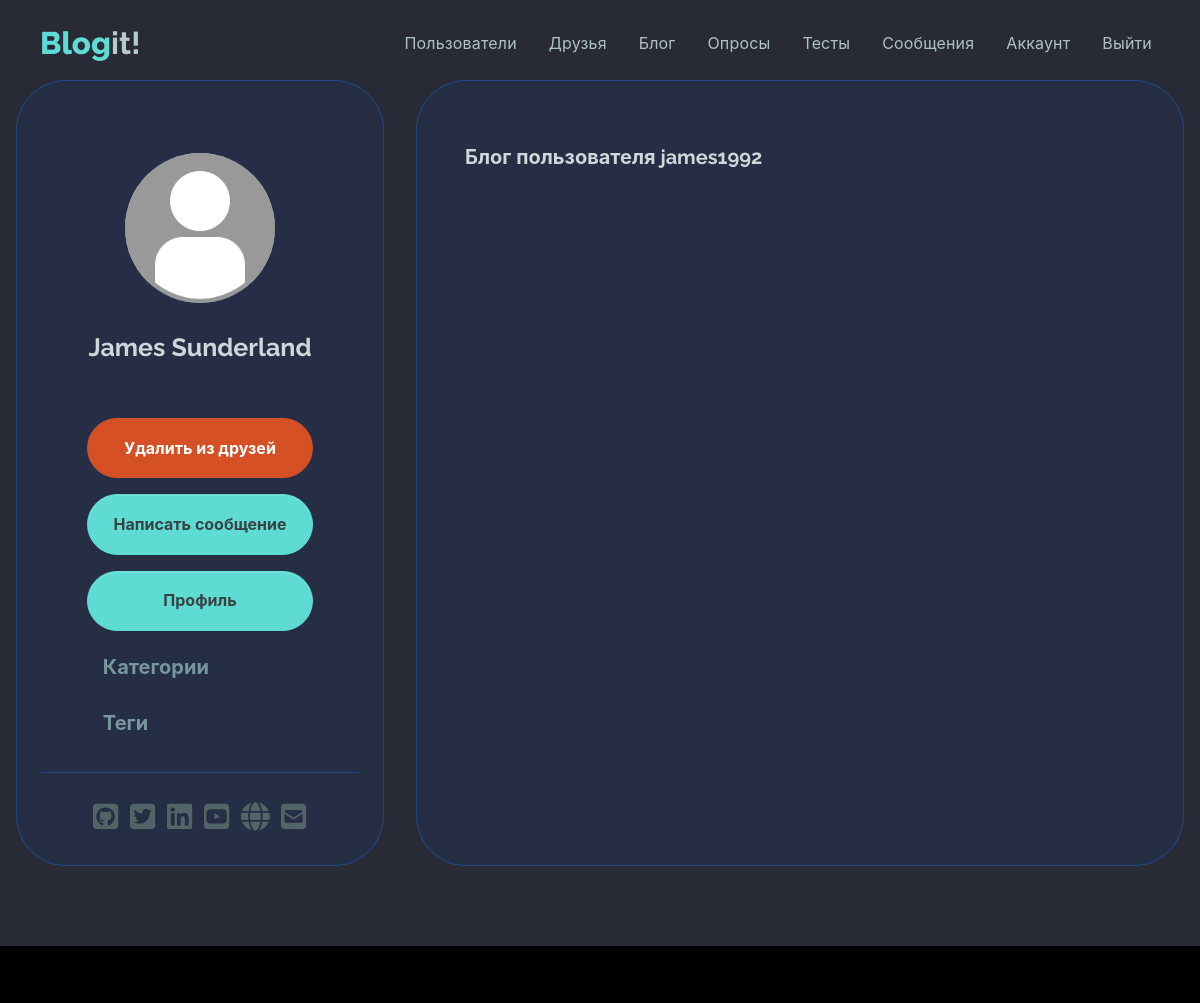
/blog/james1992/ (signed in), run on the app's committed database.
### users/models.py (models this page shows, shortened)
class Profile(models.Model):
    user = models.OneToOneField(User, on_delete=models.CASCADE)
    name = models.CharField(max_length=50, blank=True, null=True)
    email = models.EmailField(max_length=50,  blank=True, null=True)
    username = models.CharField(max_length=50, blank=True, null=True)
    summary = models.CharField(max_length=100, blank=True, null=True)
    city = models.CharField(max_length=20, blank=True, null=True)
    profession = models.CharField(max_length=50, blank=True, null=True)
    about = models.TextField(blank=True, null=True)
    image = models.ImageField(null=True, blank=True, upload_to='profile_images', default='profile_images/default.jpg')
    github = models.CharField(max_length=100, default='https://github.com')
    twitter = models.CharField(max_length=100,  default='https://twitter.com')
    linkedin = models.CharField(max_length=100, default='https://linkedin.com')
    youtube = models.CharField(max_length=100, default='https://youtube.com')
    website = models.CharField(max_length=100, default='https://mysite.com')
    created = models.DateTimeField(auto_now_add=True)
    follows = models.ManyToManyField('self', related_name='followed_by', symmetrical=False, blank=True)
    class Meta:
        ordering = ['created']
        verbose_name = 'Профиль'
        verbose_name_plural = 'Профили'

### blog/views.py (the view)
# urls.py: path('blog/<str:username>/', views.userBlog, name="user-blog"),
@login_required
def userBlog(request, username):
    profile = Profile.objects.get(username=username)
    posts = profile.post_set.all()
    tags, categories = get_tags_categories(posts)
    custom_range, posts = paginateObjects(request, posts, 3)
    context = {'profile': profile, 'posts': posts,
               'tags': tags, 'categories': categories,
               'custom_range': custom_range}
    return render(request, "blog/user-blog.html", context)

### blog/views.py (called while the page is built)
def get_tags_categories(posts):
    categories = set()
    tags = set()
    for post in posts:
        categories.add(post.category)
        for tag in post.tags.all():
            tags.add(tag)
    return tags, categories

### users/utils.py (called while the page is built)
def paginateObjects(request, objects, results):
    page = request.GET.get('page')
    paginator = Paginator(objects, results)
    try:
        objects = paginator.page(page)
    except PageNotAnInteger:
        page = 1
        objects = paginator.page(page)
    except EmptyPage:
        page = paginator.num_pages
        objects = paginator.page(page)
    leftIndex = (int(page) - 4)
    if leftIndex < 1:
        leftIndex = 1
    rightIndex = (int(page) + 5)
    if rightIndex > paginator.num_pages:
        rightIndex = paginator.num_pages + 1
    custom_range = range(leftIndex, rightIndex)
    return custom_range, objects

### blog/templates/blog/user-blog.html (shortened to what this page needs)
{% extends 'base.html' %}
{% block content %}
    <section>
        <main class="mt-5 mb-5">
            <div class="container">
                <div class="main-body">
                    <div class="row">
                        <div class="col-lg-4">
                            <div class="card p-3 card-soft-primary">
                                <div class="card-body">
                                    <div class="d-flex flex-column align-items-center text-center">
                                        <div class="profile-image-wrapper mt-5">
                                            <div class="profile-image">
                                                <img src="{{ profile.image.url }}" alt="profile" />
                                            </div>
                                        </div>
                                        <div class="mt-1">
                                            <h5 class="fw-bold fs-2 text-200 mb-5 text-center">{{ profile.name }}</h5>
                                            <div class="text-center">
                                                <div class="col-12 d-grid">
                                                    {% if request.user.profile.id != profile.id %}
                                                        <form action="{% url 'follow-unfollow' profile.username %}" method="POST">
                                                            {% if profile in user.profile.follows.all %}
                                                                <button class="btn btn-danger rounded-pill my-2 col-12"
                                                                        name="follow"
                                                                        value="unfollow"
                                                                        type="submit">
                                                                    Удалить из друзей
                                                                </button>
                                                            {% endif %}
                                                        </form>
                                                        <a class="btn btn-primary rounded-pill my-2"
                                                           href="{% url 'create-message' profile.username %}">Написать сообщение</a>
                                                        <a class="btn btn-primary rounded-pill my-2"
                                                           href="{% url 'user-profile' profile.username %}">Профиль</a>
                                                    {% else %}
                                                        <div class="col-12 d-grid">
                                                            <a class="btn btn-primary rounded-pill my-2"
                                                               href="{% url 'blog:create-post' %}">Новая запись</a>
                                                        </div>
                                                    {% endif %}
                                                    {% include 'tags_categories.html' %}
                                                </div>
                                            </div>
                                        </div>
                                    </div>
                                    <hr class="my-4">
                                    <div class="text-center">{% include 'socials.html' %}</div>
                                </div>
                            </div>
                        </div>
                        <div class="col-lg-8">
                            <div class="card p-3 h-100 card-soft-primary">
                                <div class="profile-card-body">
                                    <div class="row mb-3">
                                        <div class="col-12">
                                            <h6 class="fw-bold fs-1 text-200 my-3">Блог пользователя {{ profile.username }}</h6>
                                        </div>
                                    </div>
                                </div>
                            </div>
                        </div>
                    </div>
                </div>
            </div>
        </main>
    </section>
{% endblock content %}

### data on the page
Profile: image (placeholder picture), name "James Sunderland", username "james1992"
